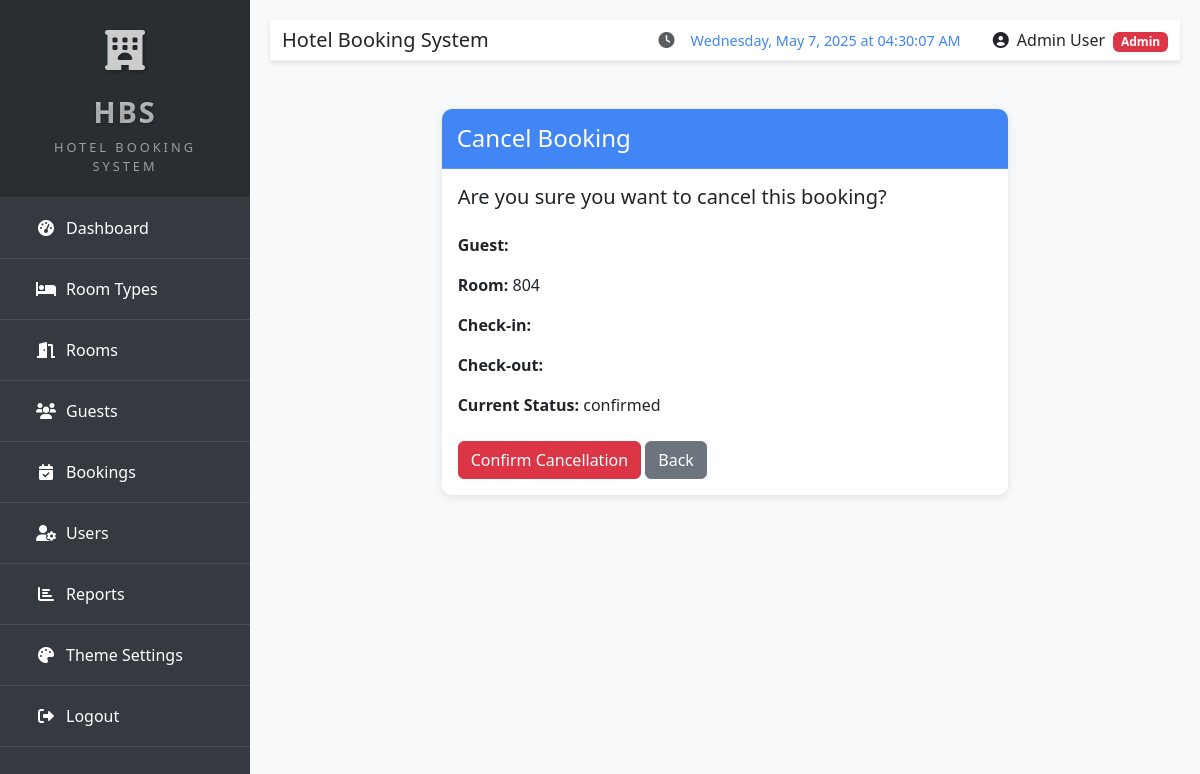
/hotel/booking/54/cancel/ (signed in), run on an earlier commit of the app's database.
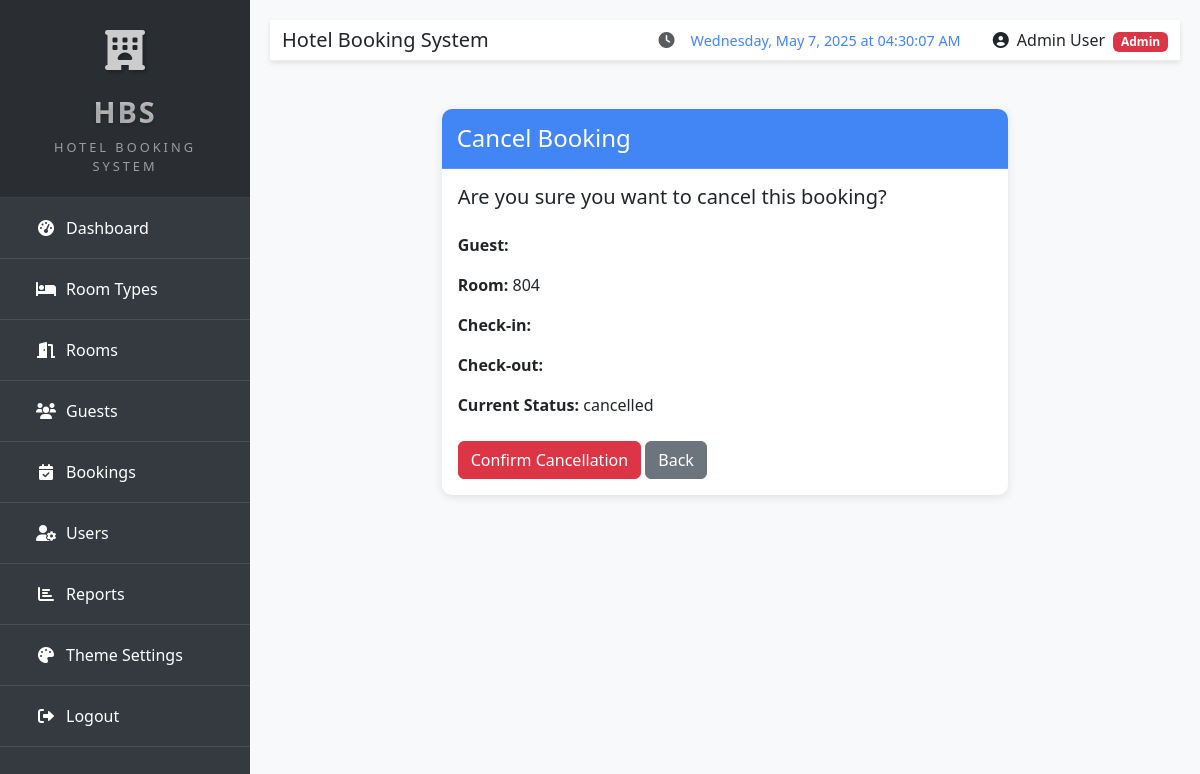
And on a later commit of the database.
### hotel/models.py (models this page shows, shortened)
class Booking(models.Model):
    STATUS_CHOICES = (
        ('confirmed', 'Confirmed'),
        ('checked_in', 'Checked In'),
        ('checked_out', 'Checked Out'),
        ('cancelled', 'Cancelled'),
        ('no_show', 'No Show'),
    )
    booking_id = models.UUIDField(default=uuid.uuid4, unique=True, editable=False)
    guest = models.ForeignKey(Guest, on_delete=models.CASCADE, related_name='bookings')
    room = models.ForeignKey(Room, on_delete=models.CASCADE, related_name='bookings')
    check_in_date = models.DateField()
    check_out_date = models.DateField()
    status = models.CharField(max_length=20, choices=STATUS_CHOICES, default='confirmed')
    adults = models.PositiveIntegerField(default=1)
    children = models.PositiveIntegerField(default=0)
    total_price = models.DecimalField(max_digits=10, decimal_places=2)
    payment_status = models.BooleanField(default=False)
    special_requests = models.TextField(blank=True)
    created_by = models.ForeignKey(User, on_delete=models.SET_NULL, null=True, related_name='created_bookings')
    created_at = models.DateTimeField(auto_now_add=True)
    updated_at = models.DateTimeField(auto_now=True)

class Room(models.Model):
    STATUS_CHOICES = (
        ('available', 'Available'),
        ('occupied', 'Occupied'),
        ('maintenance', 'Under Maintenance'),
        ('reserved', 'Reserved'),
    )
    number = models.CharField(max_length=10, unique=True)
    room_type = models.ForeignKey(RoomType, on_delete=models.CASCADE, related_name='rooms')
    status = models.CharField(max_length=20, choices=STATUS_CHOICES, default='available')
    floor = models.PositiveIntegerField()
    notes = models.TextField(blank=True)
    image = models.ImageField(upload_to='rooms/', blank=True, null=True, help_text='Upload a room photo')
    created_at = models.DateTimeField(auto_now_add=True)
    updated_at = models.DateTimeField(auto_now=True)

### hotel/views.py (the view, shortened to what this page needs)
# urls.py: path('booking/<int:pk>/cancel/', views.booking_cancel, name='booking_cancel'),
@login_required
def booking_cancel(request, pk):
    booking = get_object_or_404(Booking, pk=pk)
    room = booking.room
    return render(request, 'hotel/booking_cancel.html', {'booking': booking})

### hotel/context_processors.py (called while the page is built)
def theme_settings(request):
    if request.user.is_authenticated:
        try:
            from .models import ThemeSettings
            theme_settings, created = ThemeSettings.objects.get_or_create(user=request.user)
            return {'user_theme_settings': theme_settings}
        except Exception:
            pass
    return {'user_theme_settings': None}

def hotel_info(request):
    try:
        from .models import HotelInfo
        info = HotelInfo.get_info()
        return {'hotel_info': info}
    except Exception:
        pass
    return {'hotel_info': None}

### templates/hotel/booking_cancel.html (shortened to what this page needs)
{% extends 'hotel/base.html' %}
{% load static %}
{% block content %}
<div class="container mt-5">
    <div class="row justify-content-center">
        <div class="col-md-8">
            <div class="card">
                <div class="card-header bg-danger text-white">
                    <h4 class="mb-0">Cancel Booking</h4>
                </div>
                <div class="card-body">
                    <h5>Are you sure you want to cancel this booking?</h5>
                    <div class="booking-details mt-4">
                        <p><strong>Guest:</strong> {{ booking.guest.get_full_name }}</p>
                        <p><strong>Room:</strong> {{ booking.room.number }}</p>
                        <p><strong>Check-in:</strong> {{ booking.check_in }}</p>
                        <p><strong>Check-out:</strong> {{ booking.check_out }}</p>
                        <p><strong>Current Status:</strong> {{ booking.status }}</p>
                    </div>
                    <div class="mt-4">
                        <form method="post">
                            <button type="submit" class="btn btn-danger">Confirm Cancellation</button>
                            <a href="{% url 'booking_detail' booking.pk %}" class="btn btn-secondary">Back</a>
                        </form>
                    </div>
                </div>
            </div>
        </div>
    </div>
</div>
{% endblock %}

What changed in the data, as far as the page shows it:
changed Booking: status "confirmed" → "cancelled"
